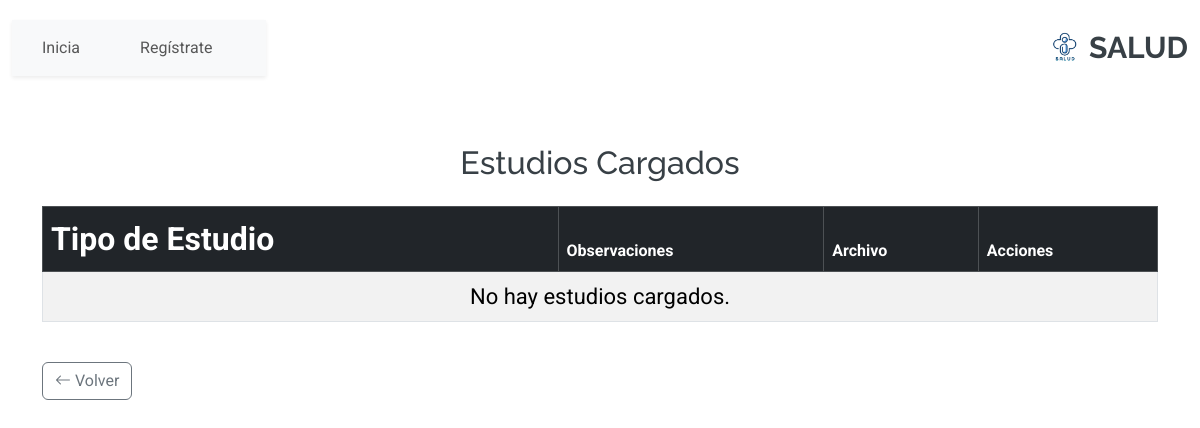
/registro-medico/ficha/10/estudios/, run on an earlier commit of the app's database.
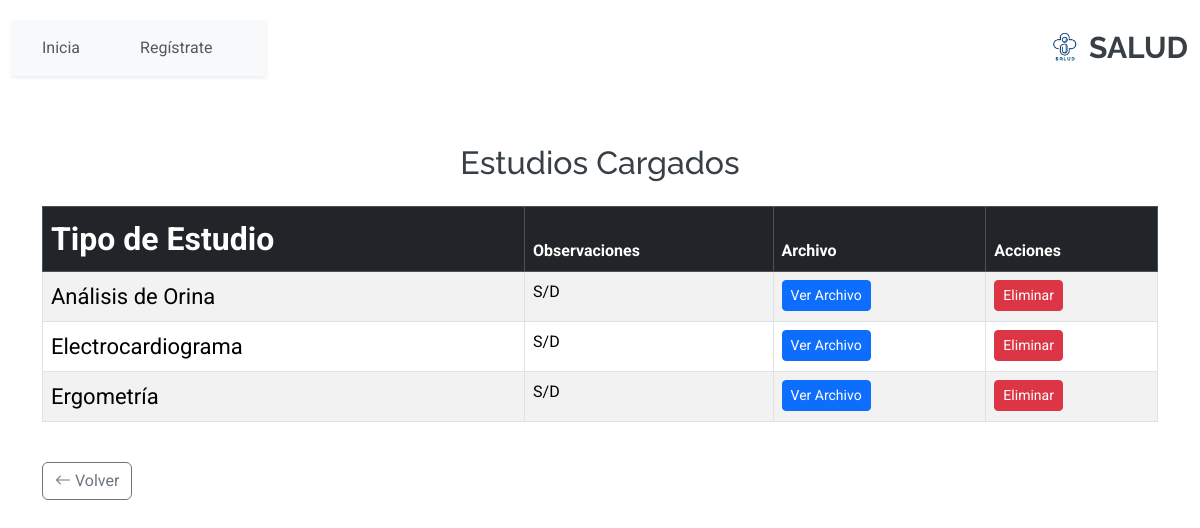
And on a later commit of the database.
### RegistroMedico/models.py (models this page shows, shortened)
class EstudiosMedico(models.Model):
    TIPO_ESTUDIO = [
        ('ORINA', 'Análisis de Orina'),
        ('ELECTRO', 'Electrocardiograma'),
        ('ERGOMETRIA', 'Ergometría'),
    ]
    idestudio = models.AutoField(primary_key=True)
    ficha_medica = models.ForeignKey(RegistroMedico, on_delete=models.CASCADE)  # Relación con la ficha médica
    tipo_estudio = models.CharField(max_length=20, choices=TIPO_ESTUDIO)  # Tipo de estudio médico
    archivo = models.FileField(upload_to='estudios/', null=True, blank=True)  # Archivo cargado (imágenes, PDFs, etc.)
    observaciones = models.CharField(max_length=200, null=True, blank=True)  # Observaciones adicionales
    class Meta:
        db_table = 'estudios_medicos'
        verbose_name = 'Estudio Médico'
        verbose_name_plural = 'Estudios Médicos'

### RegistroMedico/views.py (the view)
# urls.py: path('ficha/<int:ficha_medica_id>/estudios/', EstudiosMedicoListView.as_view(), name='ver_estudios'),
class EstudiosMedicoListView(ListView):
    model = EstudiosMedico
    template_name = 'registro_medico/estudios_list.html'  # Ruta del template
    context_object_name = 'estudios'
    def get_queryset(self):
        ficha_medica_id = self.kwargs.get('ficha_medica_id')
        return EstudiosMedico.objects.filter(ficha_medica__idfichaMedica=ficha_medica_id)

### RegistroMedico/templates/registro_medico/estudios_list.html
{% extends 'core/base.html' %}
{% block content %}
<div class="container mt-5">
    <h2 class="mb-4 text-center">Estudios Cargados</h2>
    <div class="table-responsive">
        <table class="table table-bordered table-striped">
            <thead class="table-dark">
                <tr>
                    <th scope="col">Tipo de Estudio</th>
                    <th scope="col">Observaciones</th>
                    <th scope="col">Archivo</th>
                    <th scope="col">Acciones</th>
                </tr>
            </thead>
            <tbody>
                {% for estudio in estudios %}
                <tr>
                    <td>{{ estudio.get_tipo_estudio_display }}</td>
                    <td>{{ estudio.observaciones|default_if_none:"S/D" }}</td>
                    <td>
                        {% if estudio.archivo %}
                        <a href="{{ estudio.archivo.url }}" target="_blank" class="btn btn-sm btn-primary">Ver Archivo</a>
                        {% else %}
                        <span class="text-muted">No disponible</span>
                        {% endif %}
                    </td>
                    <td>
                        <a href="{% url 'registroMedico:eliminar_estudio' estudio.pk %}" class="btn btn-sm btn-danger">
                            Eliminar
                        </a>
                    </td>
                </tr>
                {% empty %}
                <tr>
                    <td colspan="4" class="text-center">No hay estudios cargados.</td>
                </tr>
                {% endfor %}
            </tbody>
        </table>
    </div>
    <div class="d-flex justify-content-between align-items-center mt-4">
        <a href="{% url 'menu_jugador' %}" class="btn btn-outline-secondary">
            <i class="bi bi-arrow-left"></i> Volver
        </a>
    </div>
</div>
{% endblock %}

What changed in the data, as far as the page shows it:
added EstudiosMedico: tipo_estudio "Análisis de Orina", observaciones "S/D"
added EstudiosMedico: tipo_estudio "Electrocardiograma", observaciones "S/D"
added EstudiosMedico: tipo_estudio "Ergometría", observaciones "S/D"
Also different on the page:
text no longer shown: "No hay estudios cargados."
